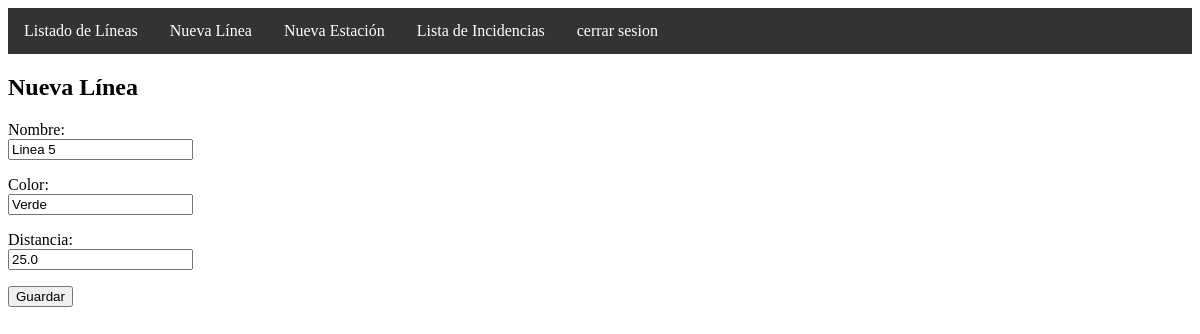
The page /update/4/ on the database its author committed.
### incidencias/models.py (models this page shows, shortened)
class Linea(models.Model):
    nombre = models.CharField(max_length=50)
    color = models.CharField(max_length=50)
    distancia=models.FloatField()

### incidencias/views.py (the view, shortened to what this page needs)
# urls.py: path('update/<int:pk>/', LineaUpdateView.as_view(), name='update_linea'),
class LineaUpdateView(UpdateView):
    model= Linea
    template_name='linea_form.html'
    fields= '__all__'
    success_url= '/listado/'

### incidencias/templates/linea_form.html (shortened to what this page needs)
{% extends 'base.html' %}
 {% block content %}
  <h2>Nueva Línea</h2>
  <form method="post">
    {% for field in form %}
      <p>
        {{ field.label_tag }}<br />
        {{ field }}
      </p>
    {% endfor %}
    <button type="submit">Guardar</button>
  </form>
{% endblock %}

### rows shown on the page
Linea: form "Linea 5" "Verde" "25.0"

### other values the page prints
{{ field.label_tag }} "Nombre:" "Color:" "Distancia:"
